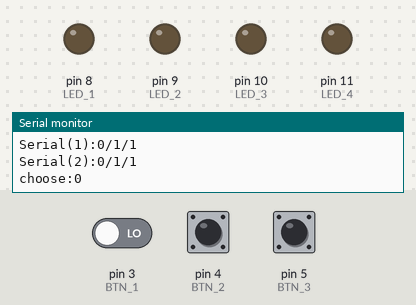
Bench run of a sketch on a simulated Arduino Uno, built with avr-gcc and run on an emulated ATmega328P. On the bench: output pins drawn as LEDs (lit = HIGH), the last lines printed to the serial monitor. Dashed ring = blinking. Inputs (shaded band) come from the test bench; at power-on: pin 4 (BTN_2) HIGH, pin 5 (BTN_3) HIGH, pin 3 (BTN_1) LOW.

Above: at 1.2 s.
1.3 s: pin 4 (BTN_2) pulled LOW for 1 s
At 2.35 s:
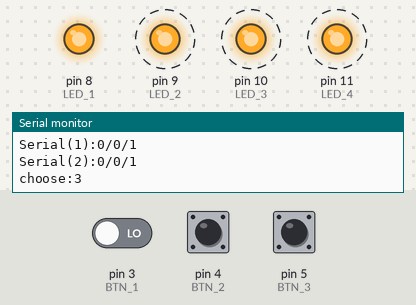
4.6 s: pin 5 (BTN_3) pulled LOW for 1 s
At 7.2 s:
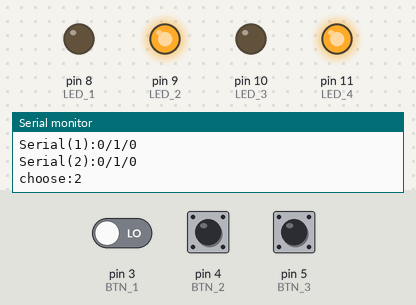
8.9 s: pin 5 (BTN_3) pulled LOW for 3.2 s
At 10.55 s:
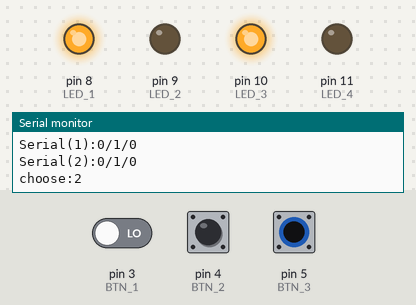
14.5 s: pin 3 (BTN_1) driven HIGH and pin 4 (BTN_2) driven LOW and pin 5 (BTN_3) driven LOW
At 17.3 s:
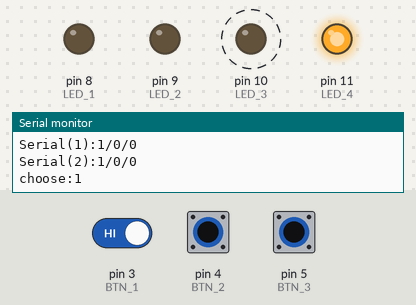
17.8 s: pin 3 (BTN_1) driven LOW
At 19.4 s:
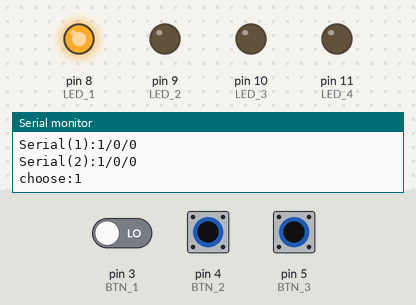
Timing chart, 0 to 22.1 s (numbered marks = the images above; inputs shaded):
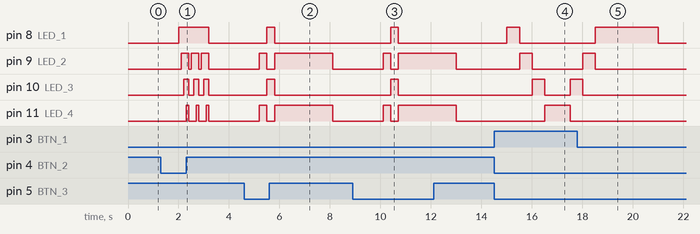

Measured:
- after the input at 1.3 s, pin 8 (LED_1): LOW → HIGH after 0.70 s, → LOW 1.2 s later; pin 9 (LED_2): alternates HIGH for 0.30 s and LOW for 0.10 s, 6 changes in all, then stays LOW, starting after 0.80 s
- after the input at 4.6 s, pin 8 (LED_1), pin 10 (LED_3): LOW → HIGH after 0.90 s, → LOW 0.30 s later; pin 9 (LED_2), pin 11 (LED_4): LOW → HIGH after 0.60 s, → LOW 0.30 s later, → HIGH 0.30 s later, → LOW 2.3 s later
- after the input at 8.9 s, pin 8 (LED_1), pin 10 (LED_3): LOW → HIGH after 1.5 s, → LOW 0.30 s later; pin 9 (LED_2), pin 11 (LED_4): LOW → HIGH after 1.2 s, → LOW 0.30 s later, → HIGH 0.30 s later, → LOW 2.3 s later
- after the input at 14.5 s, pin 8 (LED_1): LOW → HIGH after 0.51 s, → LOW 0.50 s later; pin 9 (LED_2): LOW → HIGH after 1.0 s, → LOW 0.50 s later; pin 10 (LED_3): LOW → HIGH after 1.5 s, → LOW 0.50 s later, → HIGH 1.0 s later; pin 11 (LED_4): LOW → HIGH after 2.0 s, → LOW 1.0 s later
- after the input at 17.8 s, pin 9 (LED_2): goes on until 18.5 s, then stays LOW

The sketch:

7_3_btn_4_led.ino
```cpp
const int BTN_1 = 3;
const int BTN_2 = 4;
const int BTN_3 = 5;

const int LED_1 = 8;
const int LED_2 = 9;
const int LED_3 = 10;
const int LED_4 = 11;

const int led_arr[4] = {LED_1, LED_2, LED_3, LED_4};

const int LAST_LOOP_NUM = 3;


const int DIRECTION_FORWARD = 0;
const int DIRECTION_REVERSE = 1;

int choose = 0;

void led_init();
void print_led(int choose);
void print_serial_monitor(int number);

void setup() {

  Serial.begin(9600);

  pinMode(BTN_1, INPUT);
  pinMode(BTN_2, INPUT);
  pinMode(BTN_3, INPUT);

  pinMode(LED_1, OUTPUT);
  pinMode(LED_2, OUTPUT);
  pinMode(LED_3, OUTPUT);
  pinMode(LED_4, OUTPUT);

}


void loop() {

  led_init();   // 전체 LED 초기화

  print_serial_monitor(1);

  choose = 0;

  if ( digitalRead(BTN_1) == HIGH &&
       digitalRead(BTN_2) == LOW &&
       digitalRead(BTN_3) == LOW){
    choose = 1;
  }
  else if ( digitalRead(BTN_1) == LOW &&
       digitalRead(BTN_2) == HIGH &&
       digitalRead(BTN_3) == LOW){
    choose = 2;
  }
  else if ( digitalRead(BTN_1) == LOW &&
       digitalRead(BTN_2) == LOW &&
       digitalRead(BTN_3) == HIGH){
    choose = 3;
  }
  else if ( digitalRead(BTN_1) == LOW &&
       digitalRead(BTN_2) == LOW &&
       digitalRead(BTN_3) == LOW){
    choose = 0;
  }

  print_serial_monitor(2);

  Serial.print("choose:");
  Serial.println(choose);
  print_led(choose);

  delay(2000);

}

void led_init(){

  digitalWrite(LED_1, LOW);
  digitalWrite(LED_2, LOW);
  digitalWrite(LED_3, LOW);
  digitalWrite(LED_4, LOW);

}

void print_led(int choose){


  switch(choose)
  {

    case 0:
      break;

    case 1:


      for ( int i = 0; i < 2; i++){

        // 정 방향
        if ( i == DIRECTION_FORWARD  ){

          for ( int x = 0; x < 4; x++ ){

            digitalWrite( led_arr[ x ], HIGH);

            if ( x > 0 ){
              digitalWrite( led_arr[ x-1 ], LOW);
            }

            delay(500);
          }

        }
        // 역 방향
        else if ( i == DIRECTION_REVERSE ) {


          for ( int x = 4; x > 0; x-- ){

            digitalWrite( led_arr[ x - 1 ], HIGH);


            if ( x != 4 ){
              digitalWrite( led_arr[ x ], LOW);
            }

            delay(500);
          }

        }

      }

      break;

    case 2:

      for( int i = 1; i <= LAST_LOOP_NUM; i++ ){

        if ( i % 2 == 0 ){
          digitalWrite(LED_1, HIGH);
          digitalWrite(LED_2, LOW);
          digitalWrite(LED_3, HIGH);
          digitalWrite(LED_4, LOW);
        }else{
          digitalWrite(LED_1, LOW);
          digitalWrite(LED_2, HIGH);
          digitalWrite(LED_3, LOW);
          digitalWrite(LED_4, HIGH);
        }

        delay(300);

      }

      break;

    case 3:

      for (int i = 1; i <= LAST_LOOP_NUM; i++ ){

        digitalWrite(LED_1, HIGH);
        delay(100);
        digitalWrite(LED_2, HIGH);
        delay(100);
        digitalWrite(LED_3, HIGH);
        delay(100);
        digitalWrite(LED_4, HIGH);
        delay(100);

        led_init();     // 전체 초기화

      }

      break;

    default:

      break;

  }

}

void print_serial_monitor(int number){

  Serial.print("Serial");
  Serial.print("(");
  Serial.print(number);
  Serial.print("):");
  Serial.print(digitalRead(BTN_1));
  Serial.print("/");
  Serial.print(digitalRead(BTN_2));
  Serial.print("/");
  Serial.print(digitalRead(BTN_3));
  Serial.println("");

}
```
